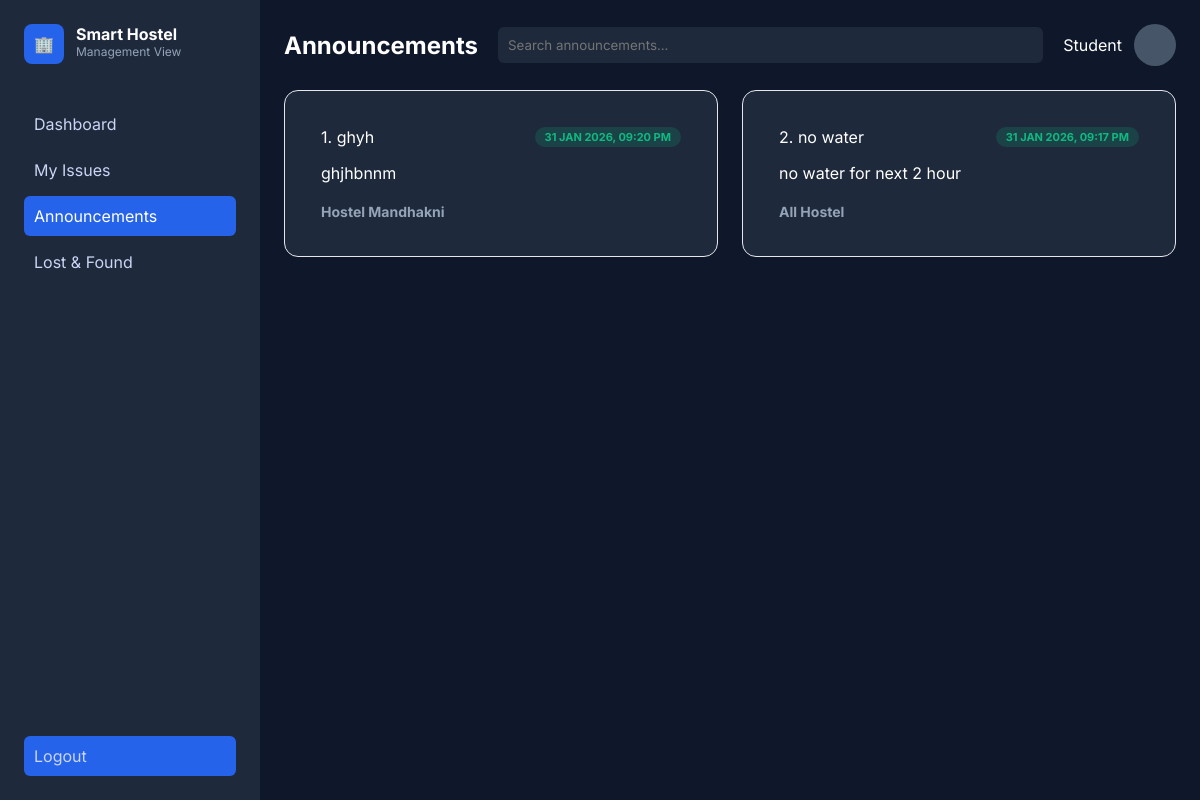
/announcements (signed in), run on the app's committed database.
### tables this page shows
CREATE TABLE announcements (
        id INTEGER PRIMARY KEY AUTOINCREMENT,
        title TEXT,
        content TEXT,
        hostel TEXT,
        created_at TEXT
    );

### app.py (the view)
@app.route("/announcements")
@login_required
def student_announcement():
    conn = get_db()
    if session.get("role") == "Student":
        student = conn.execute("""
            SELECT hostel, block
            FROM students
            WHERE user_id = ?
        """, (session["user_id"],)).fetchone()
        announcements = conn.execute("""
            SELECT DISTINCT a.*
            FROM announcements a
            LEFT JOIN announcement_targets t
                ON a.id = t.announcement_id
            WHERE
                t.target_type IS NULL
                OR (t.target_type = 'hostel' AND t.target_value = ?)
                OR (t.target_type = 'block' AND t.target_value = ?)
                OR (t.target_type = 'role' AND t.target_value = 'Student')
            ORDER BY a.created_at DESC
        """, (student["hostel"], student["block"])).fetchall()
    else:
        announcements = conn.execute("""
            SELECT *
            FROM announcements
            ORDER BY created_at DESC
        """).fetchall()
    conn.close()
    return render_template(
        "student_announcement.html",
        announcements=announcements
    )

### app.py (called while the page is built)
def get_db():
    conn = sqlite3.connect(DB)
    conn.row_factory = sqlite3.Row
    return conn

def login_required(f):
    @wraps(f)
    def wrapper(*args, **kwargs):
        if not session.get("user_id"):
            return redirect(url_for("login"))
        return f(*args, **kwargs)
    return wrapper

@app.template_filter("format_datetime")
def format_datetime(value):
    if not value:
        return "—"
    try:
        dt = datetime.fromisoformat(value)
        return dt.strftime("%d %b %Y, %I:%M %p")
    except Exception:
        return value

### templates/student_announcement.html (shortened to what this page needs)
<!DOCTYPE html>
<html lang="en">
<head>
    <link rel="stylesheet" href="{{ url_for('static', filename='styleadminhome.css') }}">
</head>
<body>
<div class="app">
    <aside class="sidebar">
        <div class="brand">
            <div class="logo">🏢</div>
            <div>
                <h1>Smart Hostel</h1>
                <p>Management View</p>
            </div>
        </div>
        <nav>
            <a href="{{ url_for('student_home') }}">Dashboard</a>
            <a href="{{ url_for('student_issues') }}">My Issues</a>
            <a class="active" href="{{ url_for('student_announcement') }}">Announcements</a>
            <a href="{{ url_for('student_lost_found') }}">Lost & Found</a>
        </nav>
        <div class="settings">
            <a href="{{ url_for('logout') }}">Logout</a>
        </div>
    </aside>
    <main class="main">
        <header class="topbar">
            <h2>Announcements</h2>
            <input type="text" placeholder="Search announcements...">
            <div class="profile">
                <div>
                    <p class="name">Student</p>
                </div>
                <div class="avatar"
                     style="background-image: url('https://lh3.googleusercontent.com/aida-public/AB6AXuBwxvnWCnS-fCHAWITPANviQxNRPT9MqtURT3u1v3CyMzvhqTVbc5eB1W4NPv4qOLSSo993p_80_9q1fzSv_xOmNt1DOCRkAOIrmSK7BeNrHAV6Mh1d5ZusgQWPbd09-KXpPhCQG7P2uO-Ib43RstWW4UHgxmLQVTQsi2zOZj7sDFk-4G0FfevXTYKf1TYXcS4JEuDY2zoXvaEOlRZlFT2gBo3uNAmYru5nWGFIDgn_SjXmqw5iDU4cTEPLCOY-Gu32q3Jz2XyrUSs_');">
                </div>
            </div>
        </header>
        <section class="cards">
            {% for ann in announcements %}
            <div class="card">
                <div class="card-body">
                    <div class="card-header">
                        <div class="profile">
                            <p>{{ loop.index }}. {{ ann.title }}</p>
                        </div>
                        <span class="status available">
                            {{ ann.created_at | format_datetime }}
                        </span>
                    </div>
                    <p style="margin-top: 10px;">
                        {{ ann.content }}
                    </p>
                    <br>
                    <h4>
                        {% if ann.hostel == "All Hostel" %}
                            {{ ann.hostel }}
                        {% else %}
                            Hostel {{ ann.hostel }}
                        {% endif %}
                    </h4>
                </div>
            </div>
            {% endfor %}
        </section>
    </main>
</div>
</body>
</html>

### static/styleadminhome.css (style rules this page uses)
* { margin: 0; padding: 0; box-sizing: border-box; font-family: 'Inter', sans-serif; }
body { background: #0f172a; color: #fff; }
.app { display: flex; height: 100vh; }
.sidebar { width: 260px; background: #1e293b; padding: 24px; display: flex; flex-direction: column; }
.brand { display: flex; gap: 12px; margin-bottom: 40px; }
.logo { background: #2563eb; padding: 10px; border-radius: 8px; }
.brand h1 { font-size: 16px; }
.brand p { font-size: 12px; color: #94a3b8; }
nav a { display: block; padding: 10px; border-radius: 6px; margin-bottom: 6px; cursor: pointer; color: #cbd5f5; text-decoration: none; }
nav a.active, nav a:hover { background: #2563eb; color: #fff; }
.settings { margin-top: auto; background: #2563eb; border-radius: 6px; }
.settings a { text-decoration: none; cursor: pointer; color: #cbd5f5; display: block; padding: 10px; }
.main { flex: 1; padding: 24px; overflow-y: auto; }
.topbar { display: flex; align-items: center; gap: 20px; margin-bottom: 24px; }
.topbar input { flex: 1; padding: 10px; border-radius: 6px; border: none; background: #1e293b; color: white; }
.profile { display: flex; align-items: center; gap: 12px; }
.avatar { width: 42px; height: 42px; border-radius: 50%; background-size: cover; background-position: center; background-repeat: no-repeat; background-color: #475569; flex-shrink: 0; }
.card { background: #1e293b; padding: 20px; border-radius: 10px; }
.card h4 { color: #94a3b8; font-size: 14px; }
.card { background: #1e293b; padding: 20px; border-radius: 10px; margin-bottom: 20px; }
.cards { display: grid; grid-template-columns: repeat(auto-fit, minmax(280px, 1fr)); gap: 24px; }
.card { background: #1e293b; border-radius: 14px; border: 1px solid #e5e7eb; overflow: hidden; }
.card-body { padding: 20px; }
.card-header { display: flex; justify-content: space-between; margin-bottom: 16px; }
.profile { display: flex; gap: 12px; }
.status { display: inline-flex; align-items: center; justify-content: center; padding: 4px 10px; min-width: 62px; font-size: 11px; font-weight: 700; text-transform: uppercase; border-radius: 999px; line-height: 1; }
.available { background: rgba(16, 185, 129, 0.18); color: #10b981; }
.card { background: #1e293b; border-radius: 14px; overflow: hidden; }
.card-body { padding: 16px; }

### data on the page
announcements: title "ghyh", created_at "31 JAN 2026, 09:20 PM", content "ghjhbnnm", hostel "Mandhakni"
announcements: title "no water", created_at "31 JAN 2026, 09:17 PM", content "no water for next 2 hour", hostel "All Hostel"
